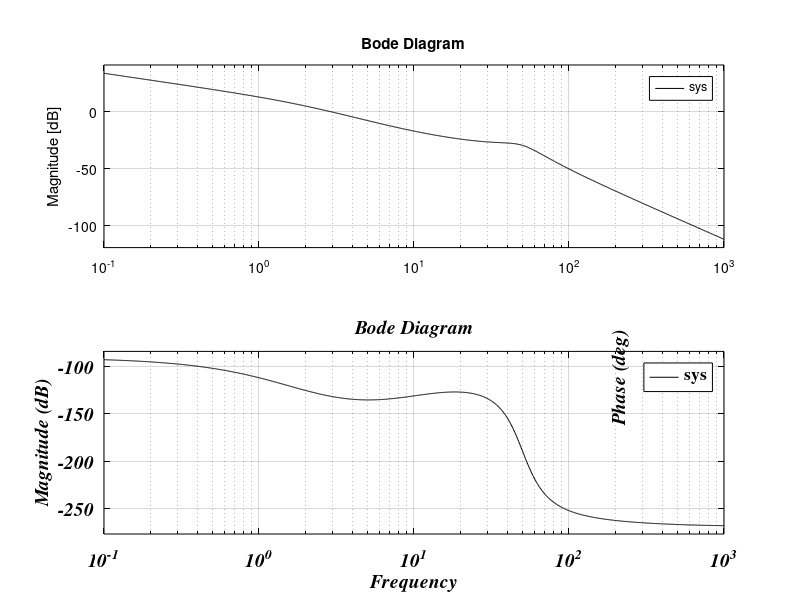
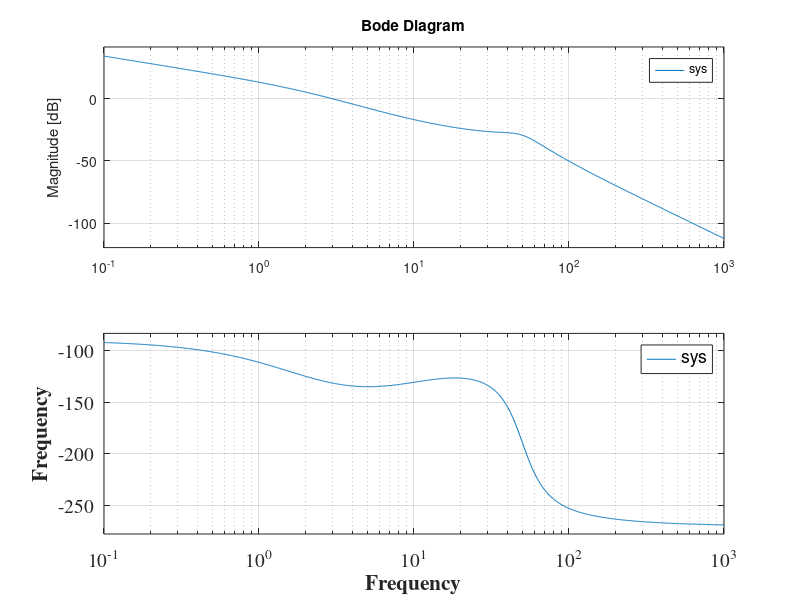
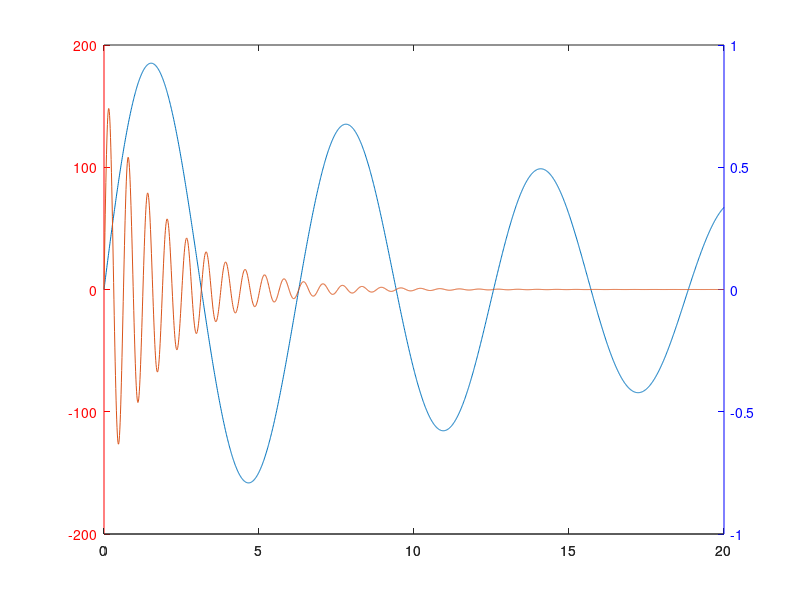

Source code (MATLAB) for these figures, in order:
% Bode plot script for Figure 8.42
%
num=5*[0.1 1];
f1=[1 0]; f2=[0.5 1]; f3=[1/2500 .6/50 1];
den=conv(f1,conv(f2,f3));
sys=tf(num,den);
figure(1)

bode(sys,'black')

axes=findobj('type','axes')
h_magnitude=get(axes(2),'YLabel')
h_phase=get(axes(1),'YLabel')
set(h_magnitude,'String','Magnitude (dB)')
set(h_phase,'String','Phase (deg)')
set([axes(1),axes(2)],'FontName','times','FontSize',14,'FontAngle','Italic','FontWeight','bold')
set([h_magnitude,h_phase],'FontName','times','FontSize',14,'FontAngle','Italic','FontWeight','bold')

T=title ('Bode Diagram')
X=xlabel('Frequency');
%set('LineWidth',3)
set(axes,'ycolor','black')
set(axes,'xcolor','black')
%set(gca,'FontName','times','FontSize',14)
set([X,T],'FontName','times','FontSize',14,'FontAngle','Italic','Color','black','FontWeight','bold')
grid on


figure(2)
bode(sys)
xlabel('Frequency','FontSize',14,'FontWeight','bold','FontName','times');
ylabel('Frequency','FontSize',14,'FontWeight','bold','FontName','times');
set(gca,'FontName','times','FontSize',14)
%lineHandle = findobj(gcf,'Type','line','-and','Color','p');
linehandle = findobj(gcf, 'Type','Axes');
set(gcf,'color','r');

%h=get(gca,'YLabel')
%set(h,'FontSize', 16)




%h = gcr
%setoptions(h,'FreqUnits','Hz')

%bodeplot(sys,'black','LineWidth',3)



figure(3)
x = 0:0.01:20;
y1 = 200*exp(-0.05*x).*sin(x);
y2 = 0.8*exp(-0.5*x).*sin(10*x);
[AX,H1,H2] = plotyy(x,y1,x,y2,'plot');
set(AX,{'ycolor'},{'r';'b'})